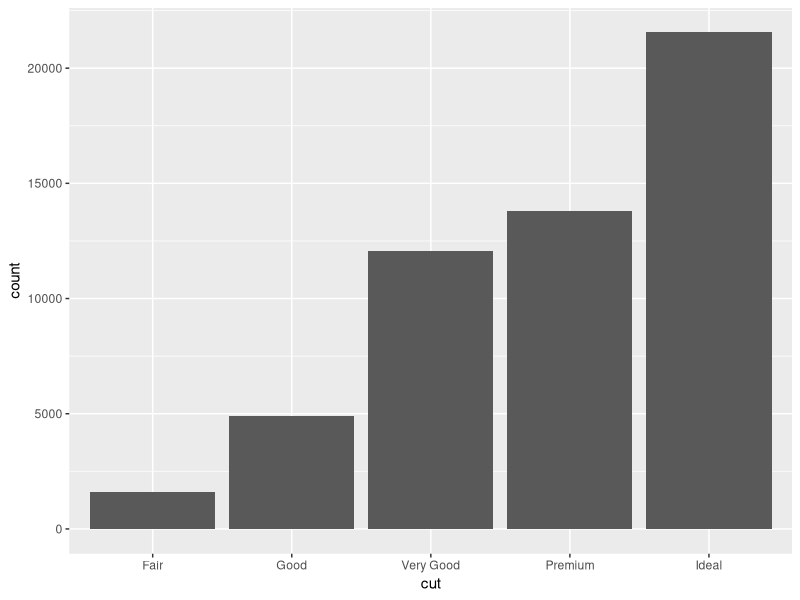
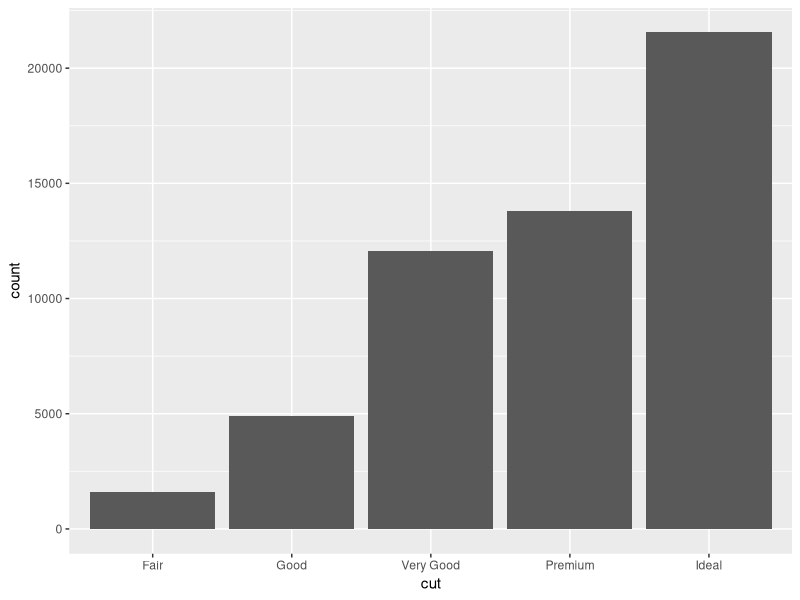
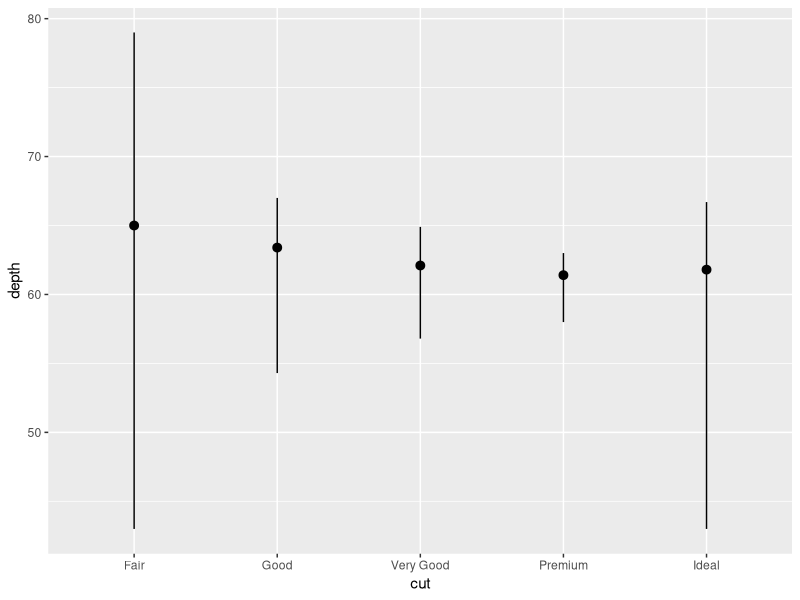
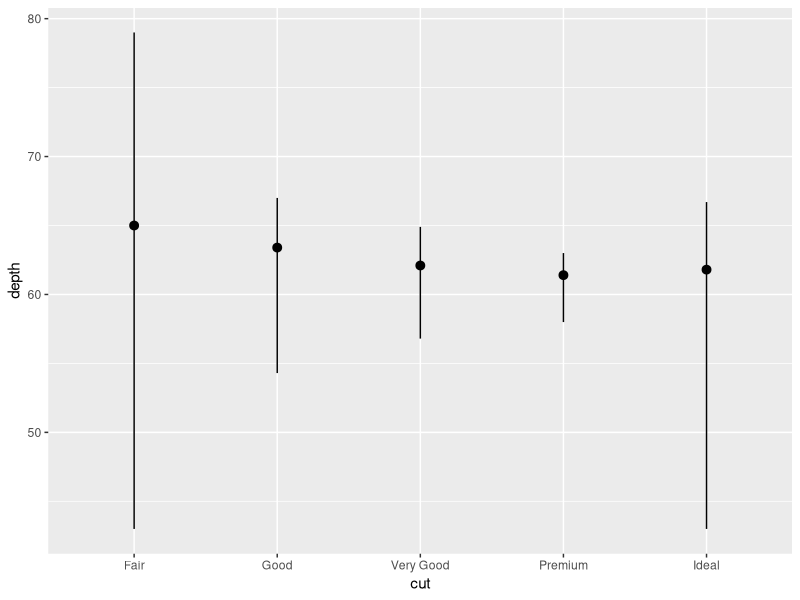
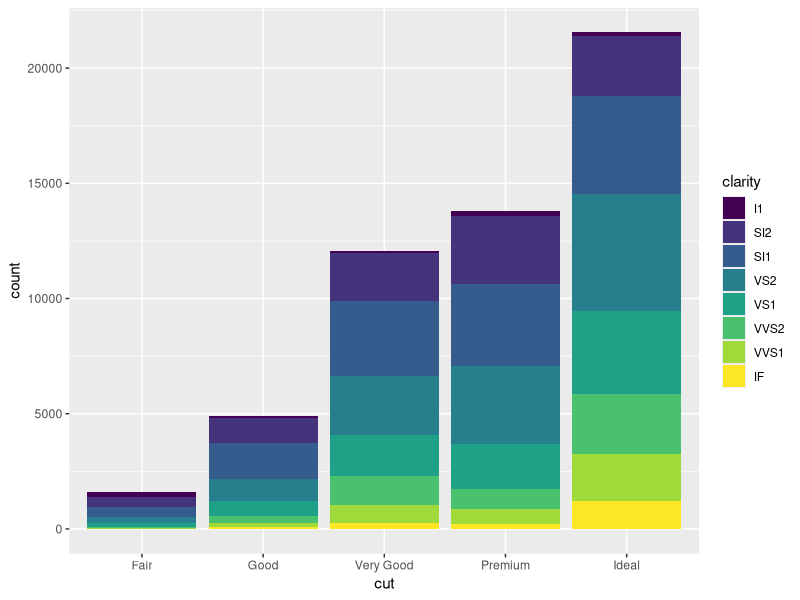
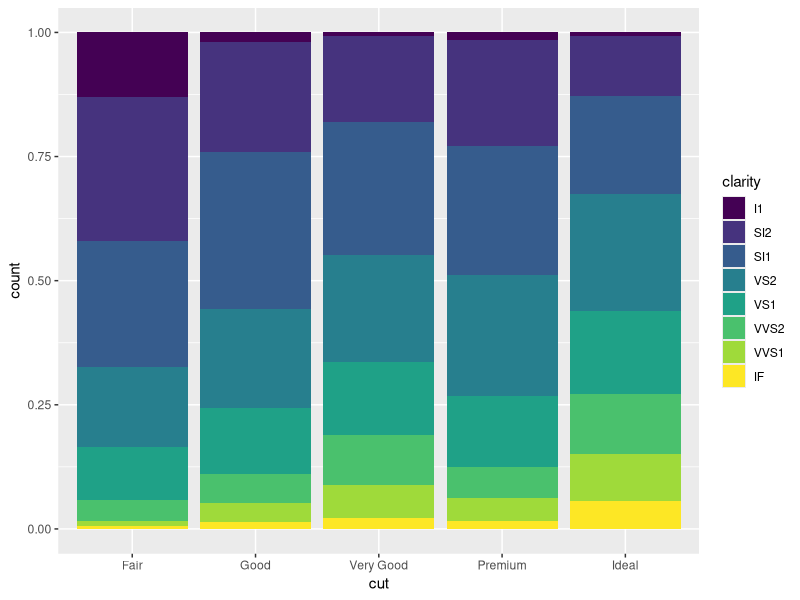
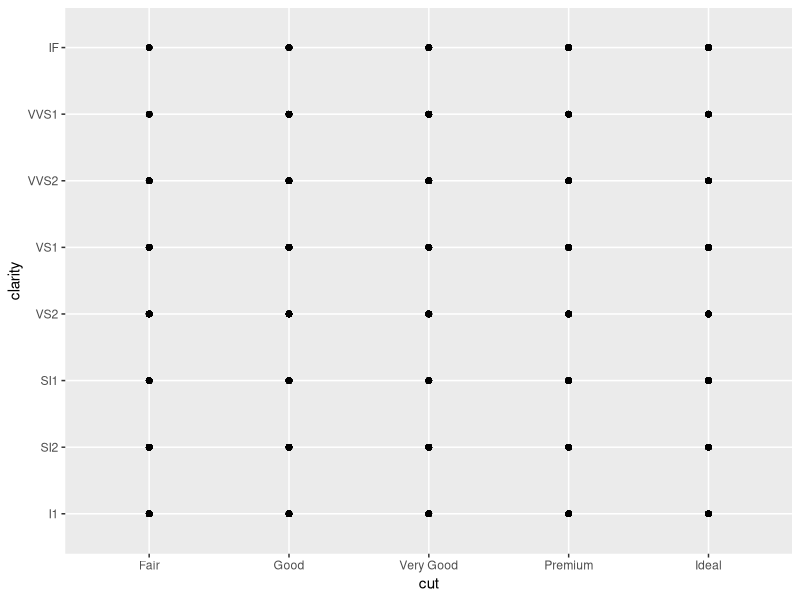

Source code (R) for these figures, in order:
# Exercise 2: More ggplot2 Grammar

# Install and load `ggplot2`
# install.packages("ggplot2") # if needed
library(ggplot2)

# For this exercise you will again be working with the `diamonds` data set.
# Use `?diamonds` to review details about this data set



## Statistical Transformations

# Draw a bar chart of the diamonds data, organized by cut
# The height of each bar is based on the "count" (number) of diamonds with that cut
ggplot(data = diamonds, mapping = aes(x = cut)) +
  geom_bar()

# Use the `stat_count` to apply the statistical transformation "count" to the diamonds
# by cut. You do not need a separate geometry layer!
ggplot(data = diamonds, mapping = aes(x = cut)) +
  stat_count()

# Use the `stat_summary` function to draw a chart with a summary layer.
# Map the x-position to diamond `cut`, and the y-position to diamond `depth`
# Bonus: use `min` as the function ymin, `max` as the function ymax, and `median` as the function y

ggplot(data = diamonds, mapping = aes(x = cut, y = depth)) +
  stat_summary(fun.ymin = min, fun.ymax = max, fun.y = median)
##    ==
ggplot(data = diamonds) +
  stat_summary(mapping = aes(x = cut, y = depth), fun.ymin = min, fun.ymax = max, fun.y = median)

## Position Adjustments

# Draw a bar chart of diamond data organized by cut, with each bar filled by clarity.
# You should see a _stacked_ bar chart.
ggplot(data = diamonds) +
  geom_bar(mapping = aes(x=cut, fill = clarity))

# Draw the same chart again, but with each element positioned to "fill" the y axis
ggplot(data = diamonds) +
  geom_bar(mapping = aes(x=cut, fill = clarity), position = "fill")

# Draw the same chart again, but with each element positioned to "dodge" each other


# Draw a plot with point geometry with the x-position mapped to `cut` and the y-position mapped to `clarity`
# This creates a "grid" grouping the points
ggplot(data = diamonds) +
  geom_point(mapping = aes(x = cut, y = clarity))

# Use the "jitter" position adjustment to keep the points from all overlapping!
# (This works a little better with a sample of diamond data, such as from the previous exercise).



## Scales

# Draw a "boxplot" (with `geom_boxplot()`) for the diamond's price (y) by color (x)


# This has a lot of outliers, making it harder to read. To fix this, draw the same plot but
# with a _logarithmic_ scale for the y axis.


# For another version, draw the same plot but with `violin` geometry instead of `boxplot` geometry!
# How does the logarithmic scale change the data presentation?


# Another interesting plot: draw a plot of the diamonds price (y) by carat (x), using a heatmap of 2d bins
# (geom_bin2d)
# What happens when you make the x and y channels scale logarithmically?


# Draw a scatter plot for the diamonds  price (y) by carat (x). Color each point by the clarity
# (Remember, this will take a while. Use a sample of the diamonds for faster results)


# Change the color of the previous plot using a ColorBrewer scale of your choice. What looks nice?



## Coordinate Systems

# Draw a bar chart with x-position and fill color BOTH mapped to cut
# For best results, SET the `width` of the geometry to be 1 (fill plot, no space between)
# You can save this to a variable for easier modifications


# Draw the same chart, but with the coordinate system flipped


# Draw the same chart, but in a polar coordinate system. Now you have a Coxcomb chart!



## Facets

# Take the scatter plot of price by carat data (colored by clarity) and add _facets_ based on
# the diamond's `color`



## Saving Plots

# Use the `ggsave()` function to save one of your plots (the most recent one generated) to disk.
# Name the output file "my-plot.png".
# Make sure you've set the working directory!!
